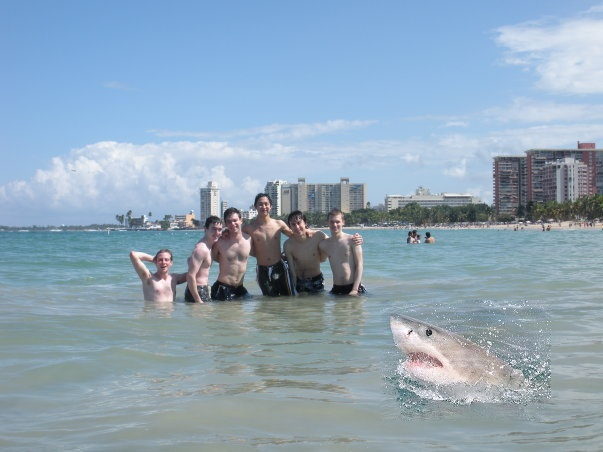
//> input picture POISSON/result0.jpg, 603 x 452 px, given in place of GreatWhiteShark.jpg, which was not available
$ ./main002   (built with g++ and OpenCV 4)
//> lines starting //> are read from the running program, lines starting //| are printed output that depends on the picture; pictures that were not available may be replaced by others from this repository, and a replacement may not be noted
#include<iostream>
#include <opencv2/core/core.hpp>
#include <opencv2/imgproc/imgproc.hpp>
#include <opencv2/highgui/highgui.hpp>
#include <cmath>
#include <cstdio>
#include <cstdlib>
#include <cstring>
#include <vector>


struct IndexedValue
{
    IndexedValue() : index(-1), value(0) {}
    IndexedValue(int index_, double value_) : index(index_), value(value_) {}
    int index;
    double value;
};

struct SparseMat
{
    SparseMat() : rows(0), maxCols(0) {}

    // [5 lines left out: function SparseMat, not called in this run]

    void create(int rows_, int cols_)
    {
        CV_Assert(rows_ > 0 && cols_ > 0);

        rows = rows_;
        maxCols = cols_;
        buf.resize(rows * maxCols);
        data = &buf[0];
        memset(data, -1, rows * maxCols * sizeof(IndexedValue));
        count.resize(rows);
        memset(&count[0], 0, rows * sizeof(int));
    }

    // [8 lines left out: function release, not called in this run]

    const IndexedValue* rowPtr(int row) const
    {
        CV_Assert(row >= 0 && row < rows);
        return data + row * maxCols;
    }

    IndexedValue* rowPtr(int row)
    {
        CV_Assert(row >= 0 && row < rows);
        return data + row * maxCols;
    }

    void insert(int row, int col, double value)
    {
        CV_Assert(row >= 0 && row < rows);

        int currCount = count[row];
        CV_Assert(currCount < maxCols);

        IndexedValue* rowData = rowPtr(row);
        int i = 0;
        if ((currCount > 0) && (col > rowData[0].index))
        {
            for (i = 1; i < currCount; i++)
            {
                if ((col > rowData[i - 1].index) &&
                    (col < rowData[i].index))
                    break;
            }
        }
        if (i < currCount)
        {
            for (int j = currCount; j >= i; j--)
                rowData[j + 1] = rowData[j];
        }
        rowData[i] = IndexedValue(col, value);
        ++count[row];
    }

    void calcDiagonalElementsPositions(std::vector<int>& pos) const
    {
        pos.resize(rows, -1);
        for (int i = 0; i < rows; i++)
        {
            const IndexedValue* ptrRow = rowPtr(i);
            for (int j = 0; j < count[i]; j++)
            {
                if (ptrRow[j].index == i)
                {
                    pos[i] = j;
                    break;
                }
            }
        }
    }

    int rows, maxCols;
    std::vector<IndexedValue> buf;
    std::vector<int> count;
    IndexedValue* data;

private:
    SparseMat(const SparseMat&);
    SparseMat& operator=(const SparseMat&);
};

void solve(const IndexedValue* A, const int* length, const int* diagPos,
    const double* b, double* x, int rows, int cols, int maxIters, double eps)
{
    for (int iter = 0; iter < maxIters; iter++)
    {
        int count = 0;
        for (int i = 0; i < rows; i++)
        {
            double val = 0;
            const IndexedValue* ptrRow = A + cols * i;
            for (int j = 0; j < diagPos[i]; j++)
                val += ptrRow[j].value * x[ptrRow[j].index];
            for (int j = diagPos[i] + 1; j < length[i]; j++)
                val += ptrRow[j].value * x[ptrRow[j].index];
            val = b[i] - val;
            val /= ptrRow[diagPos[i]].value;
            if (fabs(val - x[i]) < eps)
                count++;
            x[i] = val;
        }
        if (count == rows)
        {
            printf("converge iter count = %d, end\n", iter + 1);
            break;
        }
    }
}

void makeIndex(const cv::Mat& mask, cv::Mat& index, int& numElems)
{
    CV_Assert(mask.data && mask.type() == CV_8UC1);

    int rows = mask.rows, cols = mask.cols;
    index.create(rows, cols, CV_32SC1);
    index.setTo(-1);
    int count = 0;
    for (int i = 0; i < rows; i++)
    {
        const unsigned char* ptrMaskRow = mask.ptr<unsigned char>(i);
        int* ptrIndexRow = index.ptr<int>(i);
        for (int j = 0; j < cols; j++)
        {
            if (ptrMaskRow[j])
                ptrIndexRow[j] = (count++);
        }
    }
    numElems = count;
}

void draw(const std::vector<cv::Point>& contour, const cv::Size& imageSize,
    cv::Rect& extendRect, cv::Mat& mask)
{
    cv::Rect contourRect = cv::boundingRect(contour);

    int left, right, top, bottom;
    left = contourRect.x;
    right = contourRect.x + contourRect.width;
    top = contourRect.y;
    bottom = contourRect.y + contourRect.height;
    CV_Assert(left > 0);
    left--;
    CV_Assert(right < imageSize.width);
    right++;
    CV_Assert(top > 0);
    top--;
    CV_Assert(bottom < imageSize.height);
    bottom++;

    extendRect.x = left;
    extendRect.y = top;
    extendRect.width = right - left;
    extendRect.height = bottom - top;

    mask.create(extendRect.height, extendRect.width, CV_8UC1);
    mask.setTo(0);
    std::vector<std::vector<cv::Point> > contours(1);
    contours[0] = contour;
    cv::drawContours(mask, contours, -1, cv::Scalar(255), -1, 8,
        cv::noArray(), 0, cv::Point(-left, -top));
}

// [8 lines left out: function draw, not called in this run]

void getEquation(const cv::Mat& src, const cv::Mat& dst,
    const cv::Mat& mask, const cv::Mat& index, int count,
    SparseMat& A, cv::Mat& b, cv::Mat& x, bool mixGrad = false)
{
    CV_Assert(src.data && dst.data && mask.data && index.data);
    CV_Assert((src.type() == CV_8UC1) && (dst.type() == CV_8UC1) &&
        (mask.type() == CV_8UC1) && (index.type() == CV_32SC1));
    CV_Assert((src.size() == dst.size()) && (src.size() == mask.size()) &&
        (src.size() == index.size()));

    int rows = src.rows, cols = src.cols;
    A.create(count, 8);
    b.create(count, 1, CV_64FC1);
    b.setTo(0);
    x.create(count, 1, CV_64FC1);
    x.setTo(0);

    for (int i = 0; i < rows; i++)
    {
        for (int j = 0; j < cols; j++)
        {
            if (mask.at<unsigned char>(i, j))
            {
                int currIndex = index.at<int>(i, j);
                int currSrcVal = src.at<unsigned char>(i, j);
                int currDstVal = dst.at<unsigned char>(i, j);
                int neighborCount = 0;
                int bVal = 0;
                if (i > 0)
                {
                    neighborCount++;
                    if (mask.at<unsigned char>(i - 1, j))
                    {
                        int topIndex = index.at<int>(i - 1, j);
                        A.insert(currIndex, topIndex, -1);
                    }
                    else
                    {
                        bVal += dst.at<unsigned char>(i - 1, j);
                    }
                    if (mixGrad)
                    {
                        int srcGrad = currSrcVal - src.at<unsigned char>(i - 1, j);
                        int dstGrad = currDstVal - dst.at<unsigned char>(i - 1, j);
                        bVal += (abs(srcGrad) > abs(dstGrad) ? srcGrad : dstGrad);
                    }
                    else
                        bVal += (currSrcVal - src.at<unsigned char>(i - 1, j));
                }
                if (i < rows - 1)
                {
                    neighborCount++;
                    if (mask.at<unsigned char>(i + 1, j))
                    {
                        int bottomIndex = index.at<int>(i + 1, j);
                        A.insert(currIndex, bottomIndex, -1);
                    }
                    else
                    {
                        bVal += dst.at<unsigned char>(i + 1, j);
                    }
                    if (mixGrad)
                    {
                        int srcGrad = currSrcVal - src.at<unsigned char>(i + 1, j);
                        int dstGrad = currDstVal - dst.at<unsigned char>(i + 1, j);
                        bVal += (abs(srcGrad) > abs(dstGrad) ? srcGrad : dstGrad);
                    }
                    else
                        bVal += (currSrcVal - src.at<unsigned char>(i + 1, j));
                }
                if (j > 0)
                {
                    neighborCount++;
                    if (mask.at<unsigned char>(i, j - 1))
                    {
                        int leftIndex = index.at<int>(i, j - 1);
                        A.insert(currIndex, leftIndex, -1);
                    }
                    else
                    {
                        bVal += dst.at<unsigned char>(i, j - 1);
                    }
                    if (mixGrad)
                    {
                        int srcGrad = currSrcVal - src.at<unsigned char>(i, j - 1);
                        int dstGrad = currDstVal - dst.at<unsigned char>(i, j - 1);
                        bVal += (abs(srcGrad) > abs(dstGrad) ? srcGrad : dstGrad);
                    }
                    else
                        bVal += (currSrcVal - src.at<unsigned char>(i, j - 1));
                }
                if (j < cols - 1)
                {
                    neighborCount++;
                    if (mask.at<unsigned char>(i, j + 1))
                    {
                        int rightIndex = index.at<int>(i, j + 1);
                        A.insert(currIndex, rightIndex, -1);
                    }
                    else
                    {
                        bVal += dst.at<unsigned char>(i, j + 1);
                    }
                    if (mixGrad)
                    {
                        int srcGrad = currSrcVal - src.at<unsigned char>(i, j + 1);
                        int dstGrad = currDstVal - dst.at<unsigned char>(i, j + 1);
                        bVal += (abs(srcGrad) > abs(dstGrad) ? srcGrad : dstGrad);
                    }
                    else
                        bVal += (currSrcVal - src.at<unsigned char>(i, j + 1));
                }
                A.insert(currIndex, currIndex, neighborCount);
                b.at<double>(currIndex) = bVal;
                x.at<double>(currIndex) = currSrcVal;
                //x.at<double>(currIndex) = dst.at<unsigned char>(i, j);
            }
        }
    }
}

void copy(const cv::Mat& val, const cv::Mat& mask, const cv::Mat& index, cv::Mat& dst)
{
    CV_Assert(val.data && val.type() == CV_64FC1);
    CV_Assert(mask.data && index.data && dst.data);
    CV_Assert((mask.type() == CV_8UC1) && (index.type() == CV_32SC1) && (dst.type() == CV_8UC1));
    CV_Assert((mask.size() == index.size()) && (mask.size() == dst.size()));

    int rows = mask.rows, cols = mask.cols;
    for (int i = 0; i < rows; i++)
    {
        const unsigned char* ptrMaskRow = mask.ptr<unsigned char>(i);
        const int* ptrIndexRow = index.ptr<int>(i);
        unsigned char* ptrDstRow = dst.ptr<unsigned char>(i);
        for (int j = 0; j < cols; j++)
        {
            if (ptrMaskRow[j])
            {
                ptrDstRow[j] = cv::saturate_cast<unsigned char>(val.at<double>(ptrIndexRow[j]));
            }
        }
    }
}

// [43 lines left out: function getNonZeroBoundingRectExtendOnePixel, not called in this run]

/*!
  The basic Poisson image editing function.
  Source image, mask image and destination image should have the same size.
  Source image's content inside the mask's non zero region will be blended into
  the destination image, using Possion image editing algorithm.
  \param[in] src      Source image, should be of type CV_8UC1 or CV_8UC3.
  \param[in] mask     Source image's mask. Source image's content inside the mask's
                      non zero region will be blended into the destination image.
                      The mask's non zero region should not include the boundaries,
                      i.e., left most and right most columns and top most and
                      bottom most columns, otherwise the result may be incorrect.
  \param[in,out] dst  Destination image, should be the same cv::Mat::type() as
                      the source image.
  \param[in] mixGrad  True to apply mixing gradient operation.
*/
void PoissonImageEdit(const cv::Mat& src, const cv::Mat& mask, cv::Mat& dst, bool mixGrad = false)
{
    CV_Assert(src.data && mask.data && dst.data);
    CV_Assert(src.size() == mask.size() && mask.size() == dst.size());
    CV_Assert(src.type() == CV_8UC1 || src.type() == CV_8UC3);
    CV_Assert(dst.type() == src.type());
    CV_Assert(mask.type() == CV_8UC1);

    cv::Mat index;
    SparseMat A;
    cv::Mat b, x;
    int numElems;

    makeIndex(mask, index, numElems);
    if (src.type() == CV_8UC1)
    {
        getEquation(src, dst, mask, index, numElems, A, b, x, mixGrad);
        std::vector<int> diagPos;
        A.calcDiagonalElementsPositions(diagPos);
        solve(A.data, &A.count[0], &diagPos[0], (double*)b.data, (double*)x.data,
            A.rows, A.maxCols, 10000, 0.01);
        copy(x, mask, index, dst);
    }
    else if (src.type() == CV_8UC3)
    {
        cv::Mat srcROISplit[3], dstROISplit[3];
        for (int i = 0; i < 3; i++)
        {
            srcROISplit[i].create(src.size(), CV_8UC1);
            dstROISplit[i].create(dst.size(), CV_8UC1);
        }
        cv::split(src, srcROISplit);
        cv::split(dst, dstROISplit);

        for (int i = 0; i < 3; i++)
        {
            getEquation(srcROISplit[i], dstROISplit[i], mask, index, numElems,
                A, b, x, mixGrad);
            std::vector<int> diagPos;
            A.calcDiagonalElementsPositions(diagPos);
            solve(A.data, &A.count[0], &diagPos[0], (double*)b.data, (double*)x.data,
                A.rows, A.maxCols, 10000, 0.01);
            copy(x, mask, index, dstROISplit[i]);
        }
        cv::merge(dstROISplit, 3, dst);
    }
}

/*!
  Overloaded Poisson image editing function.
  Source image and destination image do not need to have the same size.
  Source image's content inside the contour will be blended into
  the destination image, with some magnitude of shifting, using Possion image editing algorithm.
  \param[in] src          Source image, should be of type CV_8UC1 or CV_8UC3.
  \param[in] srcContour   A contour indicating the region of interest in the
                          source image. Pixels inside the region will be blended to
                          the destination image. The region enclosed by the contour
                          should not contain pixels on the border of the source image.
  \param[in] ofsSrcToDst  The offset of the source image's region of interest in
                          the destination image. Pixel (x, y) in the region of interest in
                          the source image will be blended in (x, y) + ofsSrcToDst
                          in the destination image. You should make sure
                          that the destination image's region of interest locates totally inside
                          the destionation image excluding the border pixels.
  \param[in,out] dst      Destination image, should be the same cv::Mat::type() as
                          the source image.
  \param[in] mixGrad      True to apply mixing gradient operation.
*/
void PoissonImageEdit(const cv::Mat& src, const std::vector<cv::Point>& srcContour,
    cv::Point ofsSrcToDst, cv::Mat& dst, bool mixGrad = false)
{
    CV_Assert(src.data && (src.type() == CV_8UC1 || src.type() == CV_8UC3));
    CV_Assert(srcContour.size() >= 3);
    CV_Assert(dst.data && dst.type() == src.type());

    cv::Mat mask;
    cv::Rect srcRect;
    draw(srcContour, src.size(), srcRect, mask);

    cv::Mat srcROI = src(srcRect);
    cv::Mat dstROI = dst(srcRect + ofsSrcToDst);
    PoissonImageEdit(srcROI, mask, dstROI, mixGrad);
    return;
}


/*!
  Overloaded Poisson image editing function.
  Source image and source mask imageshould have the same size.
  Source image's content inside the mask's non zero region will be blended into
  the destination image, with some magnitude of shifting, using Possion image editing algorithm.
  \param[in] src          Source image, should be of type CV_8UC1 or CV_8UC3.
  \param[in] srcMask      Source image's mask indicating the region of interest in the
                          source image. Pixels inside the region will be blended to
                          the destination image. The region enclosed by the contour
                          should not contain pixels on the border of the source image.
  \param[in] ofsSrcToDst  The offset of the source image's region of interest in
                          the destination image. Pixel (x, y) in the region of interest in
                          the source image will be blended in (x, y) + ofsSrcToDst
                          in the destination image. You should make sure
                          that the destination image's region of interest locates totally inside
                          the destionation image excluding the border pixels.
  \param[in,out] dst      Destination image, should be the same cv::Mat::type() as
                          the source image.
  \param[in] mixGrad      True to apply mixing gradient operation.
*/
// [15 lines left out: function PoissonImageEdit, not called in this run]

#define GRAY 0

void main()
{

        // Images from http://www.ctralie.com/Teaching/PoissonImageEditing/
        cv::Mat src = cv::imread("E://GreatWhiteShark.jpg");
//> src is the input picture: 452 rows x 603 cols, CV_8UC3; mean B, G, R 184.5, 166.2, 143.8
        cv::Mat dst = cv::imread("E://beach.jpg");
#if GRAY
        cv::cvtColor(src, src, cv::COLOR_BGR2GRAY);
        cv::cvtColor(dst, dst, cv::COLOR_BGR2GRAY);
#endif

        std::vector<cv::Point> contour(4);
        contour[0] = cv::Point(380, 300) - cv::Point(320, 230);
        contour[1] = cv::Point(550, 300) - cv::Point(320, 230);
        contour[2] = cv::Point(550, 420) - cv::Point(320, 230);
        contour[3] = cv::Point(380, 420) - cv::Point(320, 230);
        cv::Point ofsSrcToDst = cv::Point(320, 230);

        PoissonImageEdit(src, contour, ofsSrcToDst, dst, true);
//> in draw, `cv::drawContours(mask, contours, -1, cv::Scalar(255), -1, 8, cv::noArr..`:
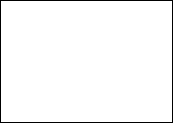
//> mask: 123 rows x 173 cols, CV_8UC1; 97.2% white; black in thin lines or dots
//> after the loop in makeIndex, `for (int i = 0; i < rows; i++)`:
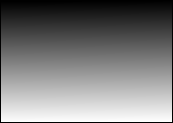
//> index: 123 rows x 173 cols, CV_32SC1; min -1, max 20690, mean 10059.1; drawn with min black and max white
//> in PoissonImageEdit, `cv::split(src, srcROISplit);`:
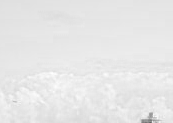
//> srcROISplit[0]: 123 rows x 173 cols, CV_8UC1; min 97, max 255, mean 230.8
//> in PoissonImageEdit, `cv::split(src, srcROISplit);`:
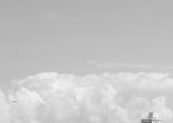
//> srcROISplit[1]: 123 rows x 173 cols, CV_8UC1; min 85, max 248, mean 198.1
//> in PoissonImageEdit, `cv::split(src, srcROISplit);`:
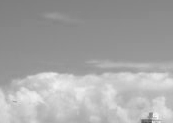
//> srcROISplit[2]: 123 rows x 173 cols, CV_8UC1; min 73, max 248, mean 166.6
//> in PoissonImageEdit, `cv::split(dst, dstROISplit);`:
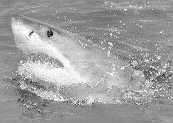
//> dstROISplit[2]: 123 rows x 173 cols, CV_8UC1; min 19, max 255, mean 158.8
//> in PoissonImageEdit, `cv::merge(dstROISplit, 3, dst);`:
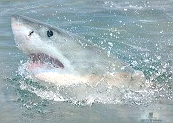
//> dst: 123 rows x 173 cols, CV_8UC3; mean B, G, R 180.9, 175.9, 159.1
        cv::imshow("src", src);
        cv::imshow("dst", dst);
        cv::imwrite("E://result0.jpg", dst);
        cv::waitKey(0);
		system("pause");


}
